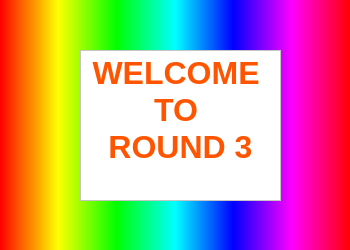
<?xml version="1.0" encoding="UTF-8"?>
<ui version="4.0">
 <class>round3welcome</class>
 <widget class="QWidget" name="round3welcome">
  <property name="geometry">
   <rect>
    <x>0</x>
    <y>0</y>
    <width>350</width>
    <height>250</height>
   </rect>
  </property>
  <property name="windowTitle">
   <string>Form</string>
  </property>
  <property name="styleSheet">
   <string notr="true">background-color: qlineargradient(spread:pad, x1:0, y1:0, x2:1, y2:0, stop:0 rgba(255, 0, 0, 255), stop:0.166 rgba(255, 255, 0, 255), stop:0.333 rgba(0, 255, 0, 255), stop:0.5 rgba(0, 255, 255, 255), stop:0.666 rgba(0, 0, 255, 255), stop:0.833 rgba(255, 0, 255, 255), stop:1 rgba(255, 0, 0, 255));</string>
  </property>
  <widget class="QTextEdit" name="textEdit">
   <property name="geometry">
    <rect>
     <x>80</x>
     <y>50</y>
     <width>201</width>
     <height>151</height>
    </rect>
   </property>
   <property name="font">
    <font>
     <weight>75</weight>
     <bold>true</bold>
    </font>
   </property>
   <property name="styleSheet">
    <string notr="true">background-color: rgb(255, 255, 255);</string>
   </property>
   <property name="html">
    <string>&lt;!DOCTYPE HTML PUBLIC &quot;-//W3C//DTD HTML 4.0//EN&quot; &quot;http://www.w3.org/TR/REC-html40/strict.dtd&quot;&gt;
&lt;html&gt;&lt;head&gt;&lt;meta name=&quot;qrichtext&quot; content=&quot;1&quot; /&gt;&lt;style type=&quot;text/css&quot;&gt;
p, li { white-space: pre-wrap; }
&lt;/style&gt;&lt;/head&gt;&lt;body style=&quot; font-family:'MS Shell Dlg 2'; font-size:8.25pt; font-weight:600; font-style:normal;&quot;&gt;
&lt;p align=&quot;center&quot; style=&quot; margin-top:0px; margin-bottom:0px; margin-left:0px; margin-right:0px; -qt-block-indent:0; text-indent:0px;&quot;&gt;&lt;span style=&quot; font-size:24pt; color:#ff5500;&quot;&gt;WELCOME &lt;/span&gt;&lt;/p&gt;
&lt;p align=&quot;center&quot; style=&quot; margin-top:0px; margin-bottom:0px; margin-left:0px; margin-right:0px; -qt-block-indent:0; text-indent:0px;&quot;&gt;&lt;span style=&quot; font-size:24pt; color:#ff5500;&quot;&gt;TO &lt;/span&gt;&lt;/p&gt;
&lt;p align=&quot;center&quot; style=&quot; margin-top:0px; margin-bottom:0px; margin-left:0px; margin-right:0px; -qt-block-indent:0; text-indent:0px;&quot;&gt;&lt;span style=&quot; font-size:24pt; color:#ff5500;&quot;&gt;ROUND 3&lt;/span&gt;&lt;/p&gt;&lt;/body&gt;&lt;/html&gt;</string>
   </property>
  </widget>
 </widget>
 <resources/>
 <connections/>
</ui>
